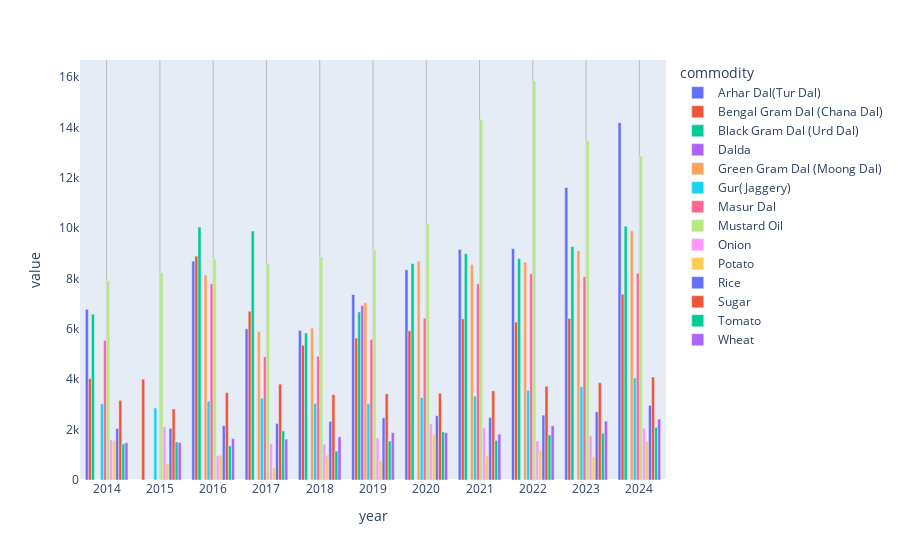

This figure's notebook cell:
### Code cell
up_yearly_district = up_yearly.groupby()
up_pivoted_df = up_yearly_district.pivot_table(
    index="year", columns="commodity", values="modal_rs_quintal", fill_value=0
)

# Create the grouped bar chart
fig = px.bar(
    data_frame=up_pivoted_df,
    barmode="group",
)
fig.update_layout(
    xaxis_showgrid=True, yaxis_showgrid=False  # Add grid lines on the x-axis
)

# Optionally, customize grid line appearance
fig.update_layout(
    xaxis_gridcolor="#bbbbbb",  # Set grid line color for x-axis
)
fig.show()

### Figure 1 — Plotly figure (JSON) as saved in the notebook; plotly's stock layout.template omitted (floating-point values rounded to 4 significant figures)
{"data": [{"alignmentgroup": "True", "hovertemplate": "commodity=Arhar Dal(Tur Dal)<br>year=%{x}<br>value=%{y}<extra></extra>", "legendgroup": "Arhar Dal(Tur Dal)", "marker": {"color": "#636efa", "pattern": {"shape": ""}}, "name": "Arhar Dal(Tur Dal)", "offsetgroup": "Arhar Dal(Tur Dal)", "orientation": "v", "showlegend": true, "textposition": "auto", "type": "bar", "x": ["2014", "2015", "2016", "2017", "2018", "2019", "2020", "2021", "2022", "2023", "2024"], "xaxis": "x", "y": [6774.0, 0, 8689.0, 6002.0, 5937.0, 7363.0, 8346.0, 9154.0, 9186.0, 11610.0, 14180.0], "yaxis": "y"}, {"alignmentgroup": "True", "hovertemplate": "commodity=Bengal Gram Dal (Chana Dal)<br>year=%{x}<br>value=%{y}<extra></extra>", "legendgroup": "Bengal Gram Dal (Chana Dal)", "marker": {"color": "#EF553B", "pattern": {"shape": ""}}, "name": "Bengal Gram Dal (Chana Dal)", "offsetgroup": "Bengal Gram Dal (Chana Dal)", "orientation": "v", "showlegend": true, "textposition": "auto", "type": "bar", "x": ["2014", "2015", "2016", "2017", "2018", "2019", "2020", "2021", "2022", "2023", "2024"], "xaxis": "x", "y": [4024.0, 4000, 8886.0, 6697.0, 5350.0, 5634.0, 5926.0, 6396.0, 6267.0, 6411.0, 7370.0], "yaxis": "y"}, {"alignmentgroup": "True", "hovertemplate": "commodity=Black Gram Dal (Urd Dal)<br>year=%{x}<br>value=%{y}<extra></extra>", "legendgroup": "Black Gram Dal (Urd Dal)", "marker": {"color": "#00cc96", "pattern": {"shape": ""}}, "name": "Black Gram Dal (Urd Dal)", "offsetgroup": "Black Gram Dal (Urd Dal)", "orientation": "v", "showlegend": true, "textposition": "auto", "type": "bar", "x": ["2014", "2015", "2016", "2017", "2018", "2019", "2020", "2021", "2022", "2023", "2024"], "xaxis": "x", "y": [6582.0, 0, 10040.0, 9884.0, 5835.0, 6672.0, 8592.0, 8983.0, 8788.0, 9264.0, 10070.0], "yaxis": "y"}, {"alignmentgroup": "True", "hovertemplate": "commodity=Dalda<br>year=%{x}<br>value=%{y}<extra></extra>", "legendgroup": "Dalda", "marker": {"color": "#ab63fa", "pattern": {"shape": ""}}, "name": "Dalda", "offsetgroup": "Dalda", "orientation": "v", "showlegend": true, "textposition": "auto", "type": "bar", "x": ["2014", "2015", "2016", "2017", "2018", "2019", "2020", "2021", "2022", "2023", "2024"], "xaxis": "x", "y": [0, 0, 0, 0, 0, 6925, 0, 0, 0, 0, 0], "yaxis": "y"}, {"alignmentgroup": "True", "hovertemplate": "commodity=Green Gram Dal (Moong Dal)<br>year=%{x}<br>value=%{y}<extra></extra>", "legendgroup": "Green Gram Dal (Moong Dal)", "marker": {"color": "#FFA15A", "pattern": {"shape": ""}}, "name": "Green Gram Dal (Moong Dal)", "offsetgroup": "Green Gram Dal (Moong Dal)", "orientation": "v", "showlegend": true, "textposition": "auto", "type": "bar", "x": ["2014", "2015", "2016", "2017", "2018", "2019", "2020", "2021", "2022", "2023", "2024"], "xaxis": "x", "y": [0, 0, 8134, 5899.0, 6029.0, 7041.0, 8681.0, 8552.0, 8648.0, 9095.0, 9895.0], "yaxis": "y"}, {"alignmentgroup": "True", "hovertemplate": "commodity=Gur(Jaggery)<br>year=%{x}<br>value=%{y}<extra></extra>", "legendgroup": "Gur(Jaggery)", "marker": {"color": "#19d3f3", "pattern": {"shape": ""}}, "name": "Gur(Jaggery)", "offsetgroup": "Gur(Jaggery)", "orientation": "v", "showlegend": true, "textposition": "auto", "type": "bar", "x": ["2014", "2015", "2016", "2017", "2018", "2019", "2020", "2021", "2022", "2023", "2024"], "xaxis": "x", "y": [3021.0, 2858.0, 3131.0, 3247.0, 3040.0, 3029.0, 3278.0, 3331.0, 3556.0, 3702.0, 4049.0], "yaxis": "y"}, {"alignmentgroup": "True", "hovertemplate": "commodity=Masur Dal<br>year=%{x}<br>value=%{y}<extra></extra>", "legendgroup": "Masur Dal", "marker": {"color": "#FF6692", "pattern": {"shape": ""}}, "name": "Masur Dal", "offsetgroup": "Masur Dal", "orientation": "v", "showlegend": true, "textposition": "auto", "type": "bar", "x": ["2014", "2015", "2016", "2017", "2018", "2019", "2020", "2021", "2022", "2023", "2024"], "xaxis": "x", "y": [5546.0, 0, 7789.0, 4893.0, 4916.0, 5583.0, 6426.0, 7789.0, 8182.0, 8071.0, 8208.0], "yaxis": "y"}, {"alignmentgroup": "True", "hovertemplate": "commodity=Mustard Oil<br>year=%{x}<br>value=%{y}<extra></extra>", "legendgroup": "Mustard Oil", "marker": {"color": "#B6E880", "pattern": {"shape": ""}}, "name": "Mustard Oil", "offsetgroup": "Mustard Oil", "orientation": "v", "showlegend": true, "textposition": "auto", "type": "bar", "x": ["2014", "2015", "2016", "2017", "2018", "2019", "2020", "2021", "2022", "2023", "2024"], "xaxis": "x", "y": [7899.0, 8228.0, 8772.0, 8590.0, 8854.0, 9137.0, 10170.0, 14310.0, 15840.0, 13480.0, 12850.0], "yaxis": "y"}, {"alignmentgroup": "True", "hovertemplate": "commodity=Onion<br>year=%{x}<br>value=%{y}<extra></extra>", "legendgroup": "Onion", "marker": {"color": "#FF97FF", "pattern": {"shape": ""}}, "name": "Onion", "offsetgroup": "Onion", "orientation": "v", "showlegend": true, "textposition": "auto", "type": "bar", "x": ["2014", "2015", "2016", "2017", "2018", "2019", "2020", "2021", "2022", "2023", "2024"], "xaxis": "x", "y": [1592.0, 2111.0, 957.8, 1446.0, 1420.0, 1670.0, 2242.0, 2076.0, 1547.0, 1754.0, 2054.0], "yaxis": "y"}, {"alignmentgroup": "True", "hovertemplate": "commodity=Potato<br>year=%{x}<br>value=%{y}<extra></extra>", "legendgroup": "Potato", "marker": {"color": "#FECB52", "pattern": {"shape": ""}}, "name": "Potato", "offsetgroup": "Potato", "orientation": "v", "showlegend": true, "textposition": "auto", "type": "bar", "x": ["2014", "2015", "2016", "2017", "2018", "2019", "2020", "2021", "2022", "2023", "2024"], "xaxis": "x", "y": [1568.0, 639.1, 1001.0, 502.9, 988.4, 777.6, 1819.0, 957.5, 1200.0, 926.7, 1525.0], "yaxis": "y"}, {"alignmentgroup": "True", "hovertemplate": "commodity=Rice<br>year=%{x}<br>value=%{y}<extra></extra>", "legendgroup": "Rice", "marker": {"color": "#636efa", "pattern": {"shape": ""}}, "name": "Rice", "offsetgroup": "Rice", "orientation": "v", "showlegend": true, "textposition": "auto", "type": "bar", "x": ["2014", "2015", "2016", "2017", "2018", "2019", "2020", "2021", "2022", "2023", "2024"], "xaxis": "x", "y": [2046.0, 2050.0, 2157.0, 2243.0, 2327.0, 2463.0, 2550.0, 2478.0, 2574.0, 2705.0, 2960.0], "yaxis": "y"}, {"alignmentgroup": "True", "hovertemplate": "commodity=Sugar<br>year=%{x}<br>value=%{y}<extra></extra>", "legendgroup": "Sugar", "marker": {"color": "#EF553B", "pattern": {"shape": ""}}, "name": "Sugar", "offsetgroup": "Sugar", "orientation": "v", "showlegend": true, "textposition": "auto", "type": "bar", "x": ["2014", "2015", "2016", "2017", "2018", "2019", "2020", "2021", "2022", "2023", "2024"], "xaxis": "x", "y": [3161.0, 2822.0, 3471.0, 3804.0, 3384.0, 3423.0, 3440.0, 3540.0, 3723.0, 3862.0, 4086.0], "yaxis": "y"}, {"alignmentgroup": "True", "hovertemplate": "commodity=Tomato<br>year=%{x}<br>value=%{y}<extra></extra>", "legendgroup": "Tomato", "marker": {"color": "#00cc96", "pattern": {"shape": ""}}, "name": "Tomato", "offsetgroup": "Tomato", "orientation": "v", "showlegend": true, "textposition": "auto", "type": "bar", "x": ["2014", "2015", "2016", "2017", "2018", "2019", "2020", "2021", "2022", "2023", "2024"], "xaxis": "x", "y": [1436.0, 1510.0, 1355.0, 1946.0, 1146.0, 1548.0, 1910.0, 1573.0, 1790.0, 1861.0, 2090.0], "yaxis": "y"}, {"alignmentgroup": "True", "hovertemplate": "commodity=Wheat<br>year=%{x}<br>value=%{y}<extra></extra>", "legendgroup": "Wheat", "marker": {"color": "#ab63fa", "pattern": {"shape": ""}}, "name": "Wheat", "offsetgroup": "Wheat", "orientation": "v", "showlegend": true, "textposition": "auto", "type": "bar", "x": ["2014", "2015", "2016", "2017", "2018", "2019", "2020", "2021", "2022", "2023", "2024"], "xaxis": "x", "y": [1477.0, 1494.0, 1640.0, 1622.0, 1715.0, 1881.0, 1878.0, 1819.0, 2152.0, 2336.0, 2418.0], "yaxis": "y"}], "layout": {"barmode": "group", "legend": {"title": {"text": "commodity"}, "tracegroupgap": 0}, "margin": {"t": 60}, "xaxis": {"anchor": "y", "domain": [0, 1], "gridcolor": "#bbbbbb", "showgrid": true, "title": {"text": "year"}}, "yaxis": {"anchor": "x", "domain": [0, 1], "showgrid": false, "title": {"text": "value"}}}}
